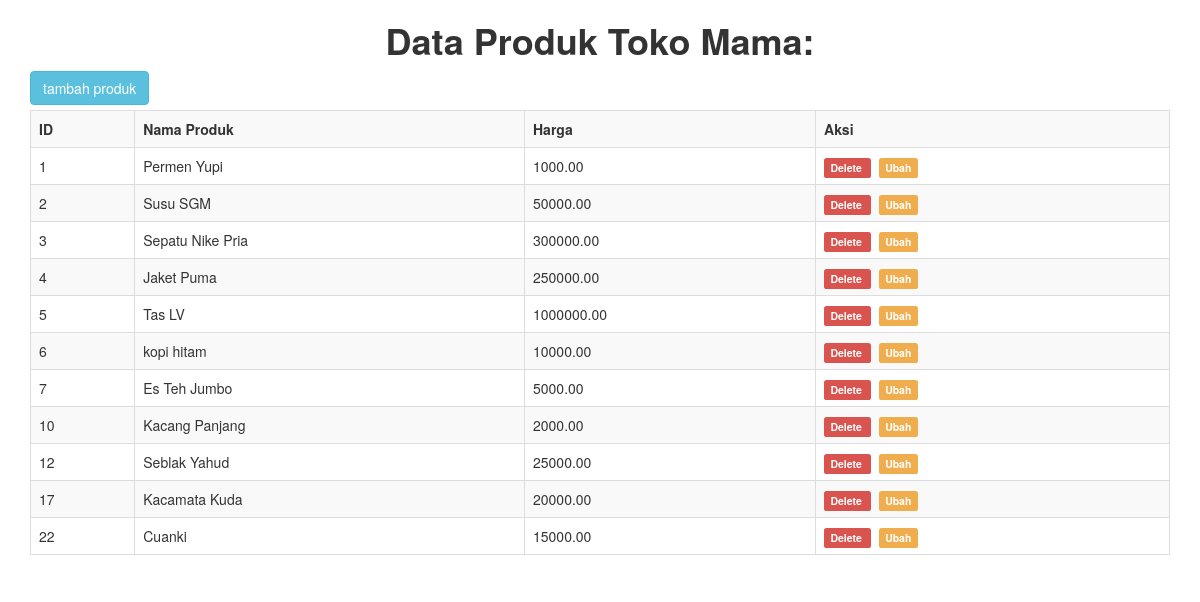
The page / on the database its author committed.
### tables this page shows
CREATE TABLE `product` (
  `id` int(11) NOT NULL,
  `name` varchar(100) NOT NULL,
  `price` decimal(10,2) NOT NULL
);

### index.php (the view, shortened to what this page needs)
<!DOCTYPE html>
<html lang="en">
<head>
    <link rel="stylesheet" href="https://maxcdn.bootstrapcdn.com/bootstrap/3.4.1/css/bootstrap.min.css">
</head>
<body>
    <div class="container">
        <div class="row">
            <div class="col-sm-12">
                <?php
                include 'koneksi.php';
                $query = mysqli_query($conn, "SELECT * from `product`;");
                ?>
               <center><h1><b>Data Produk Toko Mama:</b></h1> </center>
                <a class="btn btn-info" style="margin-bottom:5px" href="create.php"> tambah produk </a>
                <table class="table table-striped table-bordered">
                    <tr>
                        <th>
                            ID
                        </th>
                        <th>
                            Nama Produk
                        </th>
                        <th>
                            Harga
                        </th>
                        <th>
                            Aksi
                        </th>
                    </tr>
                        <?php
                        if(mysqli_num_rows($query)>0){
                        while($data = mysqli_fetch_array($query)){
                        ?>
                        <tr>
                            <td> <?php echo $data["id"] ?> </td>
                            <td> <?php echo $data["name"] ?> </td>
                            <td> <?php echo $data["price"] ?></td>
                            <td> <a href="proses_delete.php?id=<?php echo $data["id"] ?>" class="label label-danger"> Delete </a> &nbsp; <a href="edit.php?id=<?php echo $data["id"] ?>" class="label label-warning"> Ubah </a></td>
                        </tr>
                        <?php } ?>
                        <?php } ?>
                </table>
            </div>
        </div>
    </div>
</body>
</html>

### rows shown on the page
product: id "1", name "Permen Yupi", price "1000.00"
product: id "2", name "Susu SGM", price "50000.00"
product: id "3", name "Sepatu Nike Pria", price "300000.00"
product: id "4", name "Jaket Puma", price "250000.00"
product: id "5", name "Tas LV", price "1000000.00"
product: id "6", name "kopi hitam", price "10000.00"
product: id "7", name "Es Teh Jumbo", price "5000.00"
product: id "10", name "Kacang Panjang", price "2000.00"
product: id "12", name "Seblak Yahud", price "25000.00"
product: id "17", name "Kacamata Kuda", price "20000.00"
product: id "22", name "Cuanki", price "15000.00"
